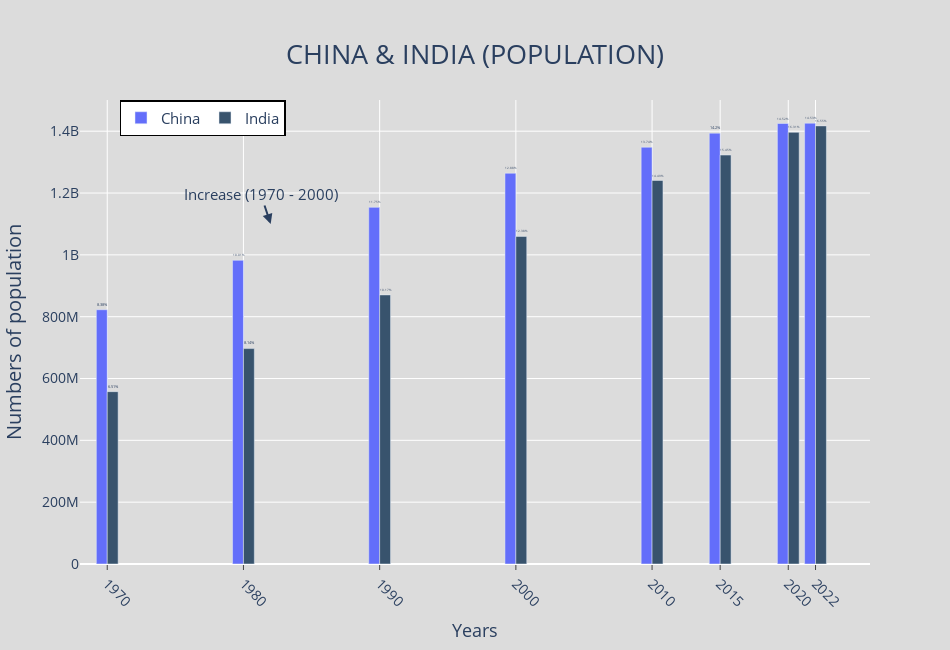

Notebook cell for this chart:
### Code cell
fig = go.Figure()
fig.add_trace(go.Bar(x = df_china_india.index, y = df_china_india["China"],name = "China", textposition = "outside",text = round(df_china_india["China"] /\
                                  (df_china_india["China"].sum()) * 100, 2).apply(lambda x: f"{x}%"), 
                textfont = dict(size = 100)))

fig.add_trace(go.Bar(x = df_china_india.index, y = df_china_india["India"], name = "India", marker_color = "rgb(56, 83, 109)",text = round(df_china_india["India"] /\
                                  (df_china_india["India"].sum()) * 100, 2).apply(lambda x: f"{x}%"), 
                textposition = "outside", textfont = dict(size = 100)))

fig.update_layout(hovermode = "x", title = "CHINA & INDIA (POPULATION)", titlefont = dict(size = 27),  title_x = 0.5, title_y = 0.93, width = 950, height = 650,
legend = dict(orientation = "h",  xanchor = "left", x = 0.05, yanchor = "top", y = 1, font_size = 15, 
bgcolor = "White", bordercolor = "Black", borderwidth = 1.5),
showlegend = True, 

xaxis = dict(title = "Years", titlefont = dict(size = 18), tickfont = dict(size = 14), 
tickmode = "array", tickangle = 45, ticks = "outside", showgrid = True,  tickvals  = [1970, 1980, 1990, 2000, 2010, 2015, 2020, 2022]),
yaxis = dict(title = "Numbers of population", titlefont = dict(size = 20),
tickfont = dict(size = 14), ticktext = [0, "200M", "400M","600M", "800M"], tickvals = [0, 200_000_000, 400_000_000, 600_000_000,800_000_000, 1_000_000_000, 1_200_000_000, 1_400_000_000]),
        paper_bgcolor = "rgb(220, 220, 220)", plot_bgcolor = "rgb(220, 220, 220)")


fig.update_traces(hoverinfo = "x+y+name+text")
fig.add_annotation(x = 1982, y = 1_100_000_000, text = "Increase (1970 - 2000)",
        font = dict(size = 15), hovertext = "population increased evenly 1970 - 2000",
        arrowwidth = 2, arrowhead = 2, showarrow = True)

fig.update_xaxes(range=[1968, 2026])


fig.show()

### Figure 1 — Plotly figure (JSON) as saved in the notebook; plotly's stock layout.template omitted (floating-point values rounded to 4 significant figures)
{"data": [{"hoverinfo": "x+y+name+text", "name": "China", "text": ["14.53%", "14.52%", "14.2%", "13.74%", "12.88%", "11.75%", "10.01%", "8.38%"], "textfont": {"size": 100}, "textposition": "outside", "type": "bar", "x": [2022, 2020, 2015, 2010, 2000, 1990, 1980, 1970], "y": [1425887337, 1424929781, 1393715448, 1348191368, 1264099069, 1153704252, 982372466, 822534450]}, {"hoverinfo": "x+y+name+text", "marker": {"color": "rgb(56, 83, 109)"}, "name": "India", "text": ["16.55%", "16.31%", "15.45%", "14.49%", "12.38%", "10.17%", "8.14%", "6.51%"], "textfont": {"size": 100}, "textposition": "outside", "type": "bar", "x": [2022, 2020, 2015, 2010, 2000, 1990, 1980, 1970], "y": [1417173173, 1396387127, 1322866505, 1240613620, 1059633675, 870452165, 696828385, 557501301]}], "layout": {"annotations": [{"arrowhead": 2, "arrowwidth": 2, "font": {"size": 15}, "hovertext": "population increased evenly 1970 - 2000", "showarrow": true, "text": "Increase (1970 - 2000)", "x": 1982, "y": 1100000000}], "height": 650, "hovermode": "x", "legend": {"bgcolor": "White", "bordercolor": "Black", "borderwidth": 1.5, "font": {"size": 15}, "orientation": "h", "x": 0.05, "xanchor": "left", "y": 1, "yanchor": "top"}, "paper_bgcolor": "rgb(220, 220, 220)", "plot_bgcolor": "rgb(220, 220, 220)", "showlegend": true, "title": {"font": {"size": 27}, "text": "CHINA & INDIA (POPULATION)", "x": 0.5, "y": 0.93}, "width": 950, "xaxis": {"range": [1968, 2026], "showgrid": true, "tickangle": 45, "tickfont": {"size": 14}, "tickmode": "array", "ticks": "outside", "tickvals": [1970, 1980, 1990, 2000, 2010, 2015, 2020, 2022], "title": {"font": {"size": 18}, "text": "Years"}}, "yaxis": {"tickfont": {"size": 14}, "ticktext": [0, "200M", "400M", "600M", "800M"], "tickvals": [0, 200000000, 400000000, 600000000, 800000000, 1000000000, 1200000000, 1400000000], "title": {"font": {"size": 20}, "text": "Numbers of population"}}}}
